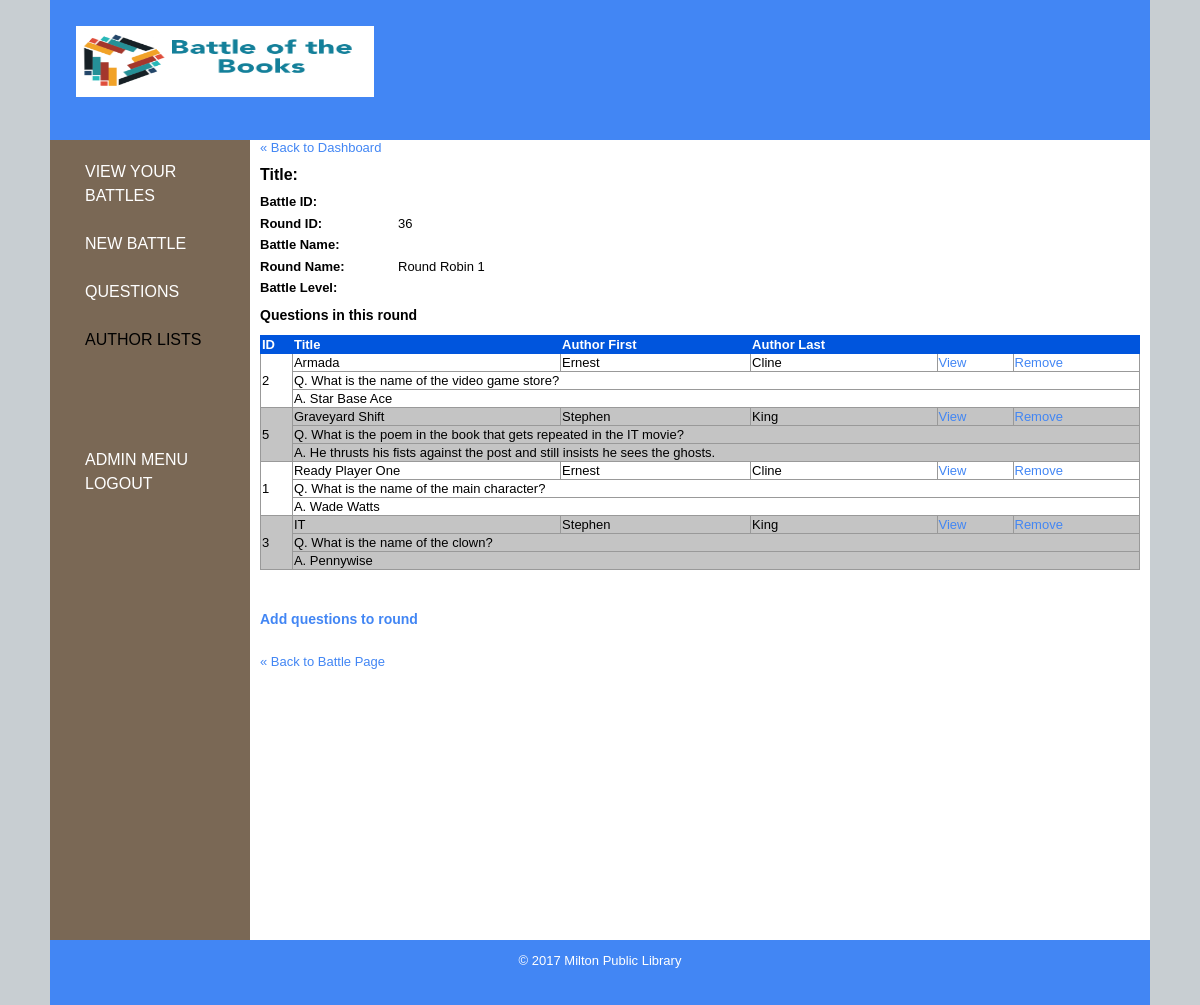
The app's page /public/dashboard/battle/round/show.php?id=36 (signed in) with its own data.
### tables this page shows
CREATE TABLE `round` (
  `id` int(3) NOT NULL,
  `round_name` varchar(255) NOT NULL,
  `round_preamble` varchar(1000) NOT NULL,
  `round_notes` varchar(1000) NOT NULL,
  `battle_id` int(7) NOT NULL,
  `round_questions` varchar(10000) NOT NULL
);

CREATE TABLE `questions` (
  `id` int(11) NOT NULL,
  `book_title` varchar(255) DEFAULT NULL,
  `question_text` varchar(10000) DEFAULT NULL,
  `question_answer` varchar(1000) DEFAULT NULL,
  `level` varchar(1000) DEFAULT NULL,
  `question_owner` int(3) DEFAULT NULL,
  `author_first_name` varchar(255) DEFAULT NULL,
  `author_last_name` varchar(255) DEFAULT NULL,
  `book_publication_year` int(4) DEFAULT NULL,
  `question_category` varchar(1000) DEFAULT NULL,
  `question_contributed_by` int(3) DEFAULT NULL,
  `last_edited_by` int(3) DEFAULT NULL,
  `public_or_private` tinyint(1) DEFAULT NULL,
  `date_created` timestamp NOT NULL DEFAULT CURRENT_TIMESTAMP ON UPDATE CURRENT_TIMESTAMP,
  `notes` varchar(1000) NOT NULL
);

### private/functions.php (called while the page is built, shortened)
<?php
function url_for($script_path) {
  if($script_path[0] != '/') {
    $script_path = "/" . $script_path;
  }
  return WWW_ROOT . $script_path;
}
function u($string="") {
  return urlencode($string);
}
function h($string="") {
  return htmlspecialchars($string);
}
 ?>

### private/database.php (called while the page is built, shortened)
<?php
  function db_escape($connection, $string) {
    return mysqli_real_escape_string($connection, $string);
  }
?>

### private/query_functions.php (called while the page is built, shortened)
<?php
  function find_question_by_id($id) {
      global $db;
      $sql = "SELECT * FROM questions ";
      $sql .= "WHERE id='" .  db_escape($db, $id) . "'";
      $result = mysqli_query($db, $sql);
      $question = mysqli_fetch_assoc($result);
      return $question;
    }
  function find_round_by_id($id) {
      global $db;
      $sql = "SELECT * FROM round ";
      $sql .= "WHERE id='" . db_escape($db, $id) . "'";
      $result = mysqli_query($db, $sql);
      $round = mysqli_fetch_assoc($result);
      return $round;
    }
?>

### private/validation_functions.php (called while the page is built, shortened)
<?php
  function is_blank($value) {
    return !isset($value) || trim($value) === '';
  }
?>

### public/dashboard/battle/round/show.php (the view, shortened to what this page needs)
<?php
$id = $_GET['id'] ?? '1';
$round_info = find_round_by_id($id);
$questions = $round_info['round_questions'];
$battle_info = find_battle_by_id($_SESSION['battle_id']);
?>
<?php include(SHARED_PATH . '/public_header.php')?>
<div id="main">
<?php include(SHARED_PATH . '/dashboard_navigation.php'); ?>
  <div id="page">
  <div id="content">
<a class="back-link" href="<?php echo url_for('/dashboard/index.php'); ?>">&laquo; Back to Dashboard</a><br/>
  <div class="battle show">
    <h1>Title: <?php echo h($battle_info['name']); ?></h1>
    <div class="attributes">
      <dl>
        <dt>Battle ID:</dt>
      </dl>
      <dl>
        <dt>Round ID:</dt>
        <dd><?php echo h($_SESSION['current_round']); ?></dd>
      </dl>
      <dl>
        <dt>Battle Name:</dt>
      </dl>
      <dl>
        <dt>Round Name:</dt>
        <dd><?php echo h($round_info['round_name']); ?></dd>
      </dl>
        <dl>
        <dt>Battle Level:</dt>
          <dd> <?php
            ?></dd>
      </dl>
<?php
if (is_blank($questions)) {
    echo "<H2>There are no questions in the round yet.  Please add some.</H2>";
} else {
 ?>
      <h2>Questions in this round</h2>
    <?php $question_array = explode(',',$questions); ?>
 <?php         $x = 0;  ?>
 <table class="list">
   <tr>
     <th>ID</th>
     <th>Title</th>
     <th>Author First</th>
     <th>Author Last</th>
     <th>&nbsp;</th>
    <th>&nbsp;</th>
   </tr>
<?php
    foreach($question_array as $question => $question_value)
    {
     $question_detail = find_question_by_id($question_value);
  ?>
      <?php
        $class = ($x%2 == 0)? '#ffffff': '#c4c4c4'; ?>
        <tr bgcolor='<?php echo $class; ?>'>
        <td rowspan="3"><?php echo $question_detail['id']; ?></td>
        <td><?php echo $question_detail['book_title']; ?></td>
        <td><?php echo $question_detail['author_first_name']; ?></td>
        <td><?php echo $question_detail['author_last_name']; ?></td>
        <td><a class="action" href="<?php echo url_for('/dashboard/battle/round/show_round_question.php?id=' . h(u($question_detail['id'])));
        ?>">View</a></td>
        <td><a class="action" href="<?php echo url_for('/dashboard/battle/round/add_questions/remove_question_from_battle.php?id=' . h(u($question_detail['id'])));
        ?>">Remove</a></td>
      </tr>
      <tr>
      <td bgcolor='<?php echo $class; ?>' colspan="6"><?php echo "Q. " . $question_detail['question_text']; ?></td>
      </tr>
      <tr>
      <td bgcolor='<?php echo $class; ?>' colspan="6"><?php echo "A. " . $question_detail['question_answer']; ?></td>
      </tr>
    <?php
    $x = $x + 1;
    } ?>
    </table>
    </div>
</div>
<br />
<br />
<?php } ?>
<h2><a class="back-link" href="<?php echo url_for('/dashboard/battle/round/add_questions/search.php'); ?>">Add questions to round</a></h2><br/>
<a class="back-link" href="<?php echo url_for('/dashboard/battle/show.php?id=' . $_SESSION['battle_id']); ?>">&laquo; Back to Battle Page</a><br/>
</div>
</div>
  </div>
<?php include(SHARED_PATH . '/staff_footer.php') ?>

### public/stylesheets/public.css (style rules this page uses)
html { height: 100%; width: 100%; }
body { width: 1100px; height: 100%; margin: auto; border: 0; font-family: Verdana, Arial, Helvetica, sans-serif; font-size: 13px; line-height: 15px; background: #c8ced2; }
#main { width: 1100px; height: 100%; min-height: 800px; margin: 0; padding: 0; background: #c8ced2; }
table { border-collapse: collapse; vertical-align: top; }
table.list { width: 100%; }
table.list tr td { border: 1px solid #999999; }
table.list tr th { border: 1px solid #0055DD; background: #0055DD; color: white; text-align: left; }
a { color: #4286f4; text-decoration: none }
#page { float: right; width: 900px; height: 100%; padding-left: 0; vertical-align: top; background: #ffffff; }
#page h1 { font-size: 16px; color: #000000; line-height: normal; }
#page h2 { font-size: 14px; color: #000000; line-height: normal; }
#content { margin-top: 0px; margin-left: 10px; margin-right: 10px; }
dl { clear: both; overflow: hidden; margin: 0.5em 0; }
dt { float: left; font-weight: bold; width: 125px; }
dd { float: left; margin-left: 1em; }

### records on screen
round: round_name "Round Robin 1"
questions: id "2", book_title "Armada", author_first_name "Ernest", author_last_name "Cline", question_text "What is the name of the video game store?", question_answer "Star Base Ace"
questions: id "5", book_title "Graveyard Shift", author_first_name "Stephen", author_last_name "King", question_text "What is the poem in the book that gets repeated in the IT movie?", question_answer "He thrusts his fists against the post and still insists he sees the ghosts."
questions: id "1", book_title "Ready Player One", author_first_name "Ernest", author_last_name "Cline", question_text "What is the name of the main character?", question_answer "Wade Watts"
questions: id "3", book_title "IT", author_first_name "Stephen", author_last_name "King", question_text "What is the name of the clown?", question_answer "Pennywise"

### other values on screen
$_SESSION['current_round'] "36"
